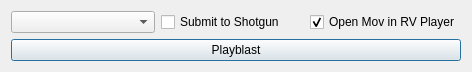
<?xml version="1.0" encoding="UTF-8"?>
<ui version="4.0">
 <class>PlayblastDialog</class>
 <widget class="QDialog" name="PlayblastDialog">
  <property name="geometry">
   <rect>
    <x>0</x>
    <y>0</y>
    <width>468</width>
    <height>67</height>
   </rect>
  </property>
  <property name="windowTitle">
   <string>Videogyan Playblast Tool-v0.0.1</string>
  </property>
  <layout class="QGridLayout" name="gridLayout">
   <item row="0" column="0">
    <widget class="QComboBox" name="cmbPercentage"/>
   </item>
   <item row="0" column="1">
    <widget class="QCheckBox" name="chbUploadToShotgun">
     <property name="text">
      <string>Submit to Shotgun</string>
     </property>
    </widget>
   </item>
   <item row="0" column="2">
    <widget class="QCheckBox" name="chbShowViewer">
     <property name="text">
      <string>Open Mov in RV Player</string>
     </property>
     <property name="checked">
      <bool>true</bool>
     </property>
    </widget>
   </item>
   <item row="1" column="0" colspan="3">
    <widget class="QPushButton" name="btnPlayblast">
     <property name="minimumSize">
      <size>
       <width>450</width>
       <height>0</height>
      </size>
     </property>
     <property name="text">
      <string>Playblast</string>
     </property>
    </widget>
   </item>
  </layout>
 </widget>
 <resources>
  <include location="resources.qrc"/>
 </resources>
 <connections/>
</ui>
